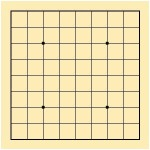
#> input picture square.jpeg, 150 x 150 px
$ python main.py
#> lines starting #> are read from the running program, lines starting #| are printed output that depends on the picture; after the words box and inside, x2 and y2 are one past the last pixel; in counts of white or black regions, pixels touching at a corner belong together
### my_logic.py
import numpy as np
import cv2


def hough_line(img, edge):
    # Hough Transform
    # Theta 0 - 180 degree
    # Calculate 'cos' and 'sin' value ahead to improve running time
    thetas = np.arange(0, 180, 1)
    cos = np.cos(np.deg2rad(thetas))  # convert the angle to radian
    sin = np.sin(np.deg2rad(thetas))

    # Generate a accumulator matrix the Hough Space with dimension to store the values
    width, height = img.shape[0], img.shape[1]
    diag_len = int(round((width ** 2 + height ** 2) ** 0.5))
    accumulator = np.zeros((2 * diag_len, len(thetas)), dtype=np.uint8)

    # rho: Distance resolution of the accumulator in pixels.
    # theta: Angle resolution of the accumulator in radians.(np.pi / 180)
    # *threshold: Accumulator threshold, line selection.
    # Threshold to get edges pixel location (x,y)
    edge_pixels = np.where(edge == 255)
    coordinates = list(zip(edge_pixels[0], edge_pixels[1]))

    # Calculate rho value for each edge location (x,y) with all the theta range and then add it to the accumulator.
    for p in range(len(coordinates)):
        for t in range(len(thetas)):
            rho = int(round(coordinates[p][1] * cos[t] + coordinates[p][0] * sin[t]))
            accumulator[rho, t] += 2
    return accumulator


def lines_by_convolution(img):
    # horizontal
    r1 = np.array([[-1, -1, -1],
                   [2, 2, 2],
                   [-1, -1, -1]], dtype=np.float64)

    # vertical
    r2 = np.array([[-1, 2, -1],
                   [-1, 2, -1],
                   [-1, 2, -1]], dtype=np.float64)
    # 45 diagonal
    r3 = np.array([[-1, -1, 2],
                   [-1, 2, -1],
                   [2, -1, -1]], dtype=np.float64)
    # -45 diagonal
    r4 = np.array([[2, -1, -1],
                   [-1, 2, -1],
                   [-1, -1, 2]], dtype=np.float64)

    # convolved pictures
    r11 = cv2.filter2D(img, -1, r1)
    r21 = cv2.filter2D(img, -1, r2)
    #r31 = cv2.filter2D(img, -1, r3)
    #r41 = cv2.filter2D(img, -1, r4)
    # find maximum between two of them
    rmax = np.maximum(r11, r21)
    result = np.zeros(r11.shape)
    result[rmax == 255] = 255

    return result

### main.py
from matplotlib import pyplot as plt
import numpy as np
import cv2
import my_logic as ml

img = cv2.imread('square.jpeg')
#> img is the input picture: shape (150, 150, 3); mean B, G, R 175.2, 221.9, 237.1
# convert to grayscale
gray = cv2.cvtColor(img, cv2.COLOR_BGR2GRAY)
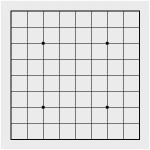
#> gray: shape (150, 150); min 4, max 254, mean 221.2
# find the edges by Canny Edge Detection
edges = cv2.Canny(gray, 10, 50)
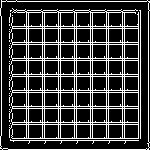
#> edges: shape (150, 150); 22.4% white in thin lines or dots

# Function to do hough line transform
accumulator = ml.hough_line(img, edges)
#> in hough_line, `edge_pixels = np.where(edge == 255)`: edge_pixels = 5042 positions, rows 0 to 149, columns 0 to 149
#> in hough_line, `coordinates = list(zip(edge_pixels[0], edge_pixels[1]))`: coordinates = 5042 pairs, first value 0 to 149, second value 0 to 149
#> after the loop in hough_line, `for p in range(len(coordinates)):`:
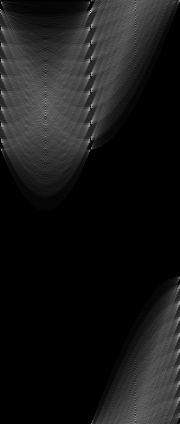
#> accumulator: shape (424, 180); min 0, max 238, mean 23.7

# Threshold to take matrix indexes location.
# coordinates[i][0] = rho in i position, coordinates[i][1] = theta in i position.
edge_pixels = np.where(accumulator > 150)
#> edge_pixels = 37 positions, rows 9 to 398, columns 0 to 179
coordinates = list(zip(edge_pixels[0], edge_pixels[1]))
#> coordinates = 37 pairs, first value 9 to 398, second value 0 to 179


# Probabilistic Hough Transform
minLineLength = 100
maxLineGap = 10
# HoughLinesP need to get picture, rho size, theta, threshold, minimum line length, max line gap
lines = cv2.HoughLinesP(edges, 1, np.pi / 180, 100, minLineLength, maxLineGap)
#> lines = 41 rows, first 6: [17, 1, 146, 1], [74, 138, 74, 11], [8, 149, 145, 149], [75, 106, 138, 106], [12, 58, 73, 58], [12, 124, 73, 124]
img_cpy2 = img.copy()
# Draw all the line on the image - houghlinep returns dots on a the line
for i in range(0, len(lines)):
    for x1, y1, x2, y2 in lines[i]:
        cv2.line(img_cpy2, (x1, y1), (x2, y2), (0, 255, 0), 2)
#> this loop made 41 passes
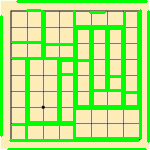
#> img_cpy2: shape (150, 150, 3); mean B, G, R 126, 235.7, 173


img_cpy = img.copy()
# Use line equation to draw detected line on an original image
for i in np.arange(len(coordinates)):
    a = np.cos(np.deg2rad(coordinates[i][1]))
    b = np.sin(np.deg2rad(coordinates[i][1]))
    if a == 0:
        a = 1
    if b == 0:
        b = 1

    x0 = coordinates[i][0] * a
    y0 = coordinates[i][0] * b
    x1 = int(x0 + 1000 * (-b))
    y1 = int(y0 + 1000 * a)
    x2 = int(x0 - 1000 * (-b))
    y2 = int(y0 - 1000 * a)
    cv2.line(img_cpy, (x1, y1), (x2, y2), (0, 255, 0), 1)
#> this loop made 37 passes
#> (x0, y0, x1, y1, x2, y2) on passes 1 to 12: (9, 9, -991, 1009, 1009, -991), (6.12e-16, 10, -1000, 10, 1000, 9), (12, 12, -988, 1012, 1012, -988), (7.35e-16, 12, -1000, 12, 1000, 11), (-0.454, 26, -1000, 8, 999, 43), (0.471, 27, -999, 44, 1000, 9), (28, 0.489, 10, 1000, 45, -999), (0.489, 28, -999, 45, 1000, 10), (-0.733, 41.99, -1000, 24, 999, 59), (43.99, 0.768, 26, 1000, 61, -999), (0.768, 43.99, -999, 61, 1000, 26), (-1.01, 57.99, -1000, 40, 998, 75)
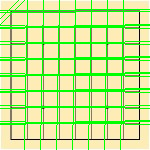
#> img_cpy: shape (150, 150, 3); 17.17% of pixels changed, all inside (x1, y1, x2, y2) = (0, 0, 150, 150)

conv_lines = ml.lines_by_convolution(img.copy())
#> in lines_by_convolution, `r11 = cv2.filter2D(img, -1, r1)`:
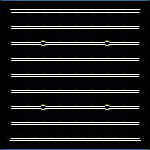
#> r11: shape (150, 150, 3); mean of channels 0, 1, 2 30.4, 29.7, 29.2; drawn as B, G, R

# show result
plt.figure()
plt.subplot(231)
plt.title('original')
plt.imshow(img[:, :, ::-1])
plt.subplot(232)
plt.title('edges map')
plt.imshow(edges, cmap='gray')
plt.subplot(233)
plt.title('with lines')
plt.imshow(img_cpy[:, :, ::-1])
plt.subplot(234)
plt.title("Hough Space")
plt.imshow(accumulator, cmap='jet')
plt.subplot(235)
plt.title('Probabilistic Hough Transform')
plt.imshow(img_cpy2[:, :, ::-1])
plt.subplot(236)
plt.title('finding lines by convolution ')
plt.imshow(conv_lines, cmap='gray')
plt.show()
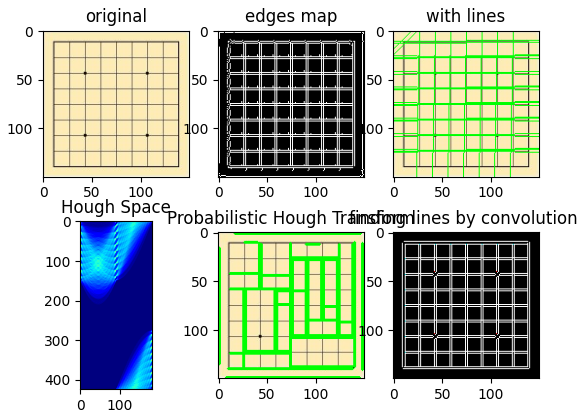
#> figure drawn by matplotlib, 6 panels
